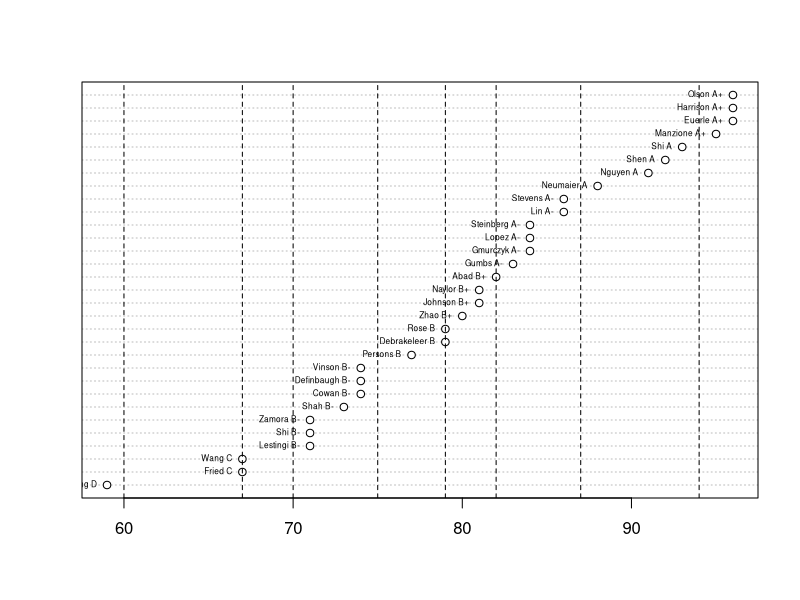

Recreate this plot in R.
tab=read.csv("grades_20141218.csv",stringsAsFactors=FALSE)

tab2=tab[,c(1,2,3,6)]
names(tab2)=tab2[1,]

tab2=tab2[-1,]

ii=tab[1,] %in% c("mid1","mid2","hw1","hw2","hw3","hw4","hw5","hw5_bonus", "r1","r2","r3","r4", "quiz", "part","final")
tab3=tab[,ii]

names(tab3)=tab3[1,]
tab3=tab3[-1,]

theTab=cbind(tab2,tab3)

mid1=as.integer(theTab$mid1)
gmid1=ifelse(mid1 < 27, "F",
             ifelse(mid1 < 35, "D",
             ifelse(mid1 < 37, "D+",
                    ifelse(mid1 < 41, "C-",
                    ifelse(mid1 < 44, "C",
                    ifelse(mid1 < 47, "C+",
                           ifelse(mid1 < 50, "B-",
                           ifelse(mid1 < 56, "B",
                           ifelse(mid1 < 57, "B+", 
                                  ifelse(mid1 < 60, "A-",
                                  ifelse(mid1 < 69, "A", "A+")))))))))))
                                  
theTab$gmid1=factor(gmid1,levels=c("F","D-","D","D+", 
                                   "C-", "C", "C+",
                                   "B-","B","B+",
                                   "A-","A","A+"))

mid2=as.integer(theTab$mid2)
gmid2=ifelse(mid2 < 46, "F",
             ifelse(mid2 < 51, "D",
                    ifelse(mid2 < 56, "C-",
                    ifelse(mid2 < 62, "C",
                    ifelse(mid2 < 66, "C+",
                           ifelse(mid2 < 70, "B-",
                           ifelse(mid2 < 76, "B",        
                           ifelse(mid2 < 81, "B+", 
                                  ifelse(mid2 < 89, "A-",
                                  ifelse(mid2 < 97, "A", "A+"))))))))))                                  
theTab$gmid2=factor(gmid2,levels=c("F","D-","D","D+",
                                   "C-","C","C+",
                                   "B-","B","B+",
                                   "A-","A","A+"))

scoreMap <- c(50,60,65,68,70,75,78,80,85,88,90,95,98)
names(scoreMap) <- levels(theTab$gmid2)

final=as.integer(theTab$final)
sfinal <- ((final-median(final))/mad(final))


theTab$smid1 <- scoreMap[as.character(theTab$gmid1)]
theTab$smid2 <- scoreMap[as.character(theTab$gmid2)]

gfinal=ifelse(final < 50, "F",
              ifelse(final < 60, "D",
                     ifelse(final < 65, "C-",
                     ifelse(final < 70, "C",
                     ifelse(final < 75, "C+",
                            ifelse(final < 80, "B-",
                            ifelse(final < 85, "B",
                            ifelse(final < 89, "B+",
                                   ifelse(final < 95, "A-",
                                   ifelse(final < 100, "A", "A+"))))))))))

theTab$gfinal=factor(gfinal,levels=c("F","D-","D","D+",
  "C-","C","C+",
  "B-","B","B+",
  "A-","A","A+"))

theTab$sfinal=scoreMap[as.character(theTab$gfinal)]


theTab$part <- as.integer(theTab$part) * 20

rosalindScores <- matrix(as.integer(as.matrix(theTab[,c("r1","r2","r3","r4")])),nc=4)
ii <- which(theTab$Dir %in% c("dmstein", "wdefinba", "eshi", "kwang07", "jgzamora","ipersons"))
rosalindScores[ii,1] <- rosalindScores[ii,1] + 35

rosalindPoints <- c(72, 54, 42, 6)
rosalindGrade <- round(100*rowSums(rosalindScores) / sum(rosalindPoints))
theTab$rosalind <- scoreMap[ifelse(rosalindGrade < 50, "C",
                          ifelse(rosalindGrade < 80, "B", "A"))]

hwScores <- matrix(as.integer(as.matrix(theTab[,c("hw1","hw2","hw3","hw4","hw5")])), nc=5)
hwPoints <- c(36, 26, 18, 12, 6)
hwGrade <- round(100*rowSums(hwScores) / sum(hwPoints))
theTab$hw <- hwGrade + as.integer(theTab$hw5_bonus)

theTab$squiz <- round(as.integer(theTab$quiz) / 35 * 100)

ii <- c("smid1","smid2","sfinal","rosalind", "hw","part","squiz")

theScores <- as.matrix(theTab[,ii])
theScores <- matrix(as.integer(theScores),nr=nrow(theScores))

w1 <- c(.10,.10,.15,.15,.25,.1,.15)
theTab$finalGrade <- ceiling(rowSums(sweep(theScores,2,w1,"*")))

cutoffs=c(100,91.9,88,85,80,75.5,70,67,60,45,0)
grades=cut(theTab$finalGrade,breaks=rev(cutoffs))
levels(grades) <- c("F","D","C","C+","B-","B","B+","A-","A","A+")

cutoffs2=c(100,94,87,82,79,75,70,67,60,45,0)
grades2=cut(theTab$finalGrade,breaks=rev(cutoffs2))
levels(grades2) <- c("F","D","C","C+","B-","B","B+","A-","A","A+")


pdf("grades.pdf")
o <- order(theTab$finalGrade)
with(theTab,{
  dotchart(finalGrade[o])
  text(finalGrade[o],seq(along=finalGrade),paste(theTab[o,1],grades2[o]),cex=.5,pos=2)
})
abline(v=cutoffs2,lty=2)
dev.off()

finalTab=data.frame(theTab[,1:4],theTab$finalGrade,grades)
write.csv(finalTab,file="CMSC423_201401_finalGrades.csv")




